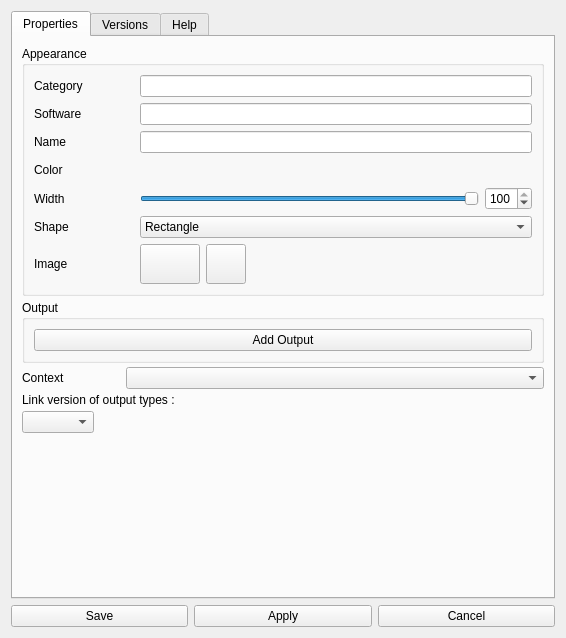
<?xml version="1.0" encoding="UTF-8"?>
<ui version="4.0">
 <class>MainWindow</class>
 <widget class="QDialog" name="MainWindow">
  <property name="geometry">
   <rect>
    <x>0</x>
    <y>0</y>
    <width>566</width>
    <height>638</height>
   </rect>
  </property>
  <property name="windowTitle">
   <string>Pypeline Types Editor</string>
  </property>
  <layout class="QVBoxLayout" name="verticalLayout_6">
   <item>
    <layout class="QHBoxLayout" name="horizontalLayout" stretch="0">
     <property name="spacing">
      <number>6</number>
     </property>
     <item>
      <widget class="QTabWidget" name="tabWidget">
       <property name="currentIndex">
        <number>0</number>
       </property>
       <widget class="QWidget" name="tabProperties">
        <attribute name="title">
         <string>Properties</string>
        </attribute>
        <layout class="QVBoxLayout" name="verticalLayout_7">
         <property name="spacing">
          <number>4</number>
         </property>
         <item>
          <widget class="QGroupBox" name="groupBox_2">
           <property name="title">
            <string>Appearance</string>
           </property>
           <layout class="QVBoxLayout" name="verticalLayout_10">
            <item>
             <layout class="QHBoxLayout" name="horizontalLayout_20">
              <item>
               <widget class="QLabel" name="label_15">
                <property name="minimumSize">
                 <size>
                  <width>100</width>
                  <height>0</height>
                 </size>
                </property>
                <property name="toolTip">
                 <string>Helpfull to order the types in the type area</string>
                </property>
                <property name="text">
                 <string>Category</string>
                </property>
               </widget>
              </item>
              <item>
               <widget class="QLineEdit" name="categoryLineEdit">
                <property name="toolTip">
                 <string>Helpfull to order the types in the type area</string>
                </property>
               </widget>
              </item>
             </layout>
            </item>
            <item>
             <layout class="QHBoxLayout" name="horizontalLayout_18">
              <item>
               <widget class="QLabel" name="label_13">
                <property name="minimumSize">
                 <size>
                  <width>100</width>
                  <height>0</height>
                 </size>
                </property>
                <property name="text">
                 <string>Software</string>
                </property>
               </widget>
              </item>
              <item>
               <widget class="QLineEdit" name="softwareLineEdit"/>
              </item>
             </layout>
            </item>
            <item>
             <layout class="QHBoxLayout" name="horizontalLayout_2">
              <item>
               <widget class="QLabel" name="label">
                <property name="sizePolicy">
                 <sizepolicy hsizetype="Fixed" vsizetype="Preferred">
                  <horstretch>0</horstretch>
                  <verstretch>0</verstretch>
                 </sizepolicy>
                </property>
                <property name="minimumSize">
                 <size>
                  <width>100</width>
                  <height>0</height>
                 </size>
                </property>
                <property name="maximumSize">
                 <size>
                  <width>100</width>
                  <height>16777215</height>
                 </size>
                </property>
                <property name="toolTip">
                 <string>Name of the type</string>
                </property>
                <property name="text">
                 <string>Name</string>
                </property>
               </widget>
              </item>
              <item>
               <widget class="QLineEdit" name="nameLineEdit">
                <property name="toolTip">
                 <string>Name of the type</string>
                </property>
                <property name="statusTip">
                 <string/>
                </property>
               </widget>
              </item>
             </layout>
            </item>
            <item>
             <layout class="QHBoxLayout" name="horizontalLayout_7">
              <item>
               <widget class="QLabel" name="colorLabel">
                <property name="minimumSize">
                 <size>
                  <width>100</width>
                  <height>0</height>
                 </size>
                </property>
                <property name="maximumSize">
                 <size>
                  <width>100</width>
                  <height>16777215</height>
                 </size>
                </property>
                <property name="toolTip">
                 <string>Color of the type visible in the links, the type area and for a non-image shape</string>
                </property>
                <property name="text">
                 <string>Color</string>
                </property>
               </widget>
              </item>
              <item>
               <widget class="QPushButton" name="colorButton">
                <property name="toolTip">
                 <string>Color of the type visible in the links, the type area and for a non-image shape</string>
                </property>
                <property name="text">
                 <string/>
                </property>
                <property name="flat">
                 <bool>true</bool>
                </property>
               </widget>
              </item>
             </layout>
            </item>
            <item>
             <layout class="QHBoxLayout" name="horizontalLayout_22">
              <item>
               <widget class="QLabel" name="label_17">
                <property name="minimumSize">
                 <size>
                  <width>100</width>
                  <height>0</height>
                 </size>
                </property>
                <property name="text">
                 <string>Width</string>
                </property>
               </widget>
              </item>
              <item>
               <widget class="QSlider" name="widthSlider">
                <property name="minimum">
                 <number>20</number>
                </property>
                <property name="maximum">
                 <number>100</number>
                </property>
                <property name="value">
                 <number>100</number>
                </property>
                <property name="orientation">
                 <enum>Qt::Horizontal</enum>
                </property>
               </widget>
              </item>
              <item>
               <widget class="QSpinBox" name="widthSpinBox">
                <property name="minimum">
                 <number>20</number>
                </property>
                <property name="maximum">
                 <number>100</number>
                </property>
                <property name="value">
                 <number>100</number>
                </property>
               </widget>
              </item>
             </layout>
            </item>
            <item>
             <layout class="QHBoxLayout" name="horizontalLayout_8" stretch="0,0">
              <item>
               <widget class="QLabel" name="label_6">
                <property name="minimumSize">
                 <size>
                  <width>100</width>
                  <height>0</height>
                 </size>
                </property>
                <property name="maximumSize">
                 <size>
                  <width>100</width>
                  <height>16777215</height>
                 </size>
                </property>
                <property name="toolTip">
                 <string>Shape of the the node</string>
                </property>
                <property name="text">
                 <string>Shape</string>
                </property>
               </widget>
              </item>
              <item>
               <widget class="QComboBox" name="shapeComboBox">
                <property name="minimumSize">
                 <size>
                  <width>200</width>
                  <height>0</height>
                 </size>
                </property>
                <property name="toolTip">
                 <string>Shape of the the node</string>
                </property>
                <item>
                 <property name="text">
                  <string>Rectangle</string>
                 </property>
                </item>
                <item>
                 <property name="text">
                  <string>Circle</string>
                 </property>
                </item>
                <item>
                 <property name="text">
                  <string>Image</string>
                 </property>
                </item>
               </widget>
              </item>
             </layout>
            </item>
            <item>
             <widget class="QWidget" name="imageWidget" native="true">
              <layout class="QHBoxLayout" name="horizontalLayout_21">
               <property name="leftMargin">
                <number>0</number>
               </property>
               <property name="topMargin">
                <number>0</number>
               </property>
               <property name="rightMargin">
                <number>0</number>
               </property>
               <property name="bottomMargin">
                <number>0</number>
               </property>
               <item>
                <widget class="QLabel" name="label_11">
                 <property name="minimumSize">
                  <size>
                   <width>100</width>
                   <height>0</height>
                  </size>
                 </property>
                 <property name="text">
                  <string>Image</string>
                 </property>
                </widget>
               </item>
               <item>
                <widget class="QPushButton" name="shapeButton">
                 <property name="minimumSize">
                  <size>
                   <width>60</width>
                   <height>40</height>
                  </size>
                 </property>
                 <property name="text">
                  <string/>
                 </property>
                </widget>
               </item>
               <item>
                <widget class="QPushButton" name="deleteIconButton">
                 <property name="minimumSize">
                  <size>
                   <width>0</width>
                   <height>40</height>
                  </size>
                 </property>
                 <property name="text">
                  <string/>
                 </property>
                </widget>
               </item>
               <item>
                <spacer name="horizontalSpacer_2">
                 <property name="orientation">
                  <enum>Qt::Horizontal</enum>
                 </property>
                 <property name="sizeHint" stdset="0">
                  <size>
                   <width>40</width>
                   <height>20</height>
                  </size>
                 </property>
                </spacer>
               </item>
              </layout>
             </widget>
            </item>
           </layout>
          </widget>
         </item>
         <item>
          <widget class="QGroupBox" name="groupBox">
           <property name="title">
            <string>Output</string>
           </property>
           <layout class="QVBoxLayout" name="verticalLayout_9">
            <item>
             <layout class="QVBoxLayout" name="outputLayout"/>
            </item>
            <item>
             <widget class="QPushButton" name="addOutputButton">
              <property name="text">
               <string>Add Output</string>
              </property>
             </widget>
            </item>
           </layout>
          </widget>
         </item>
         <item>
          <layout class="QHBoxLayout" name="horizontalLayout_15" stretch="0,1">
           <item>
            <widget class="QLabel" name="label_10">
             <property name="minimumSize">
              <size>
               <width>100</width>
               <height>0</height>
              </size>
             </property>
             <property name="text">
              <string>Context</string>
             </property>
            </widget>
           </item>
           <item>
            <widget class="QComboBox" name="contextComboBox"/>
           </item>
          </layout>
         </item>
         <item>
          <widget class="QLabel" name="label_3">
           <property name="toolTip">
            <string>The version number of the node will ba applyed to output nodes of this\ose types</string>
           </property>
           <property name="text">
            <string>Link version of output types :</string>
           </property>
          </widget>
         </item>
         <item>
          <layout class="QHBoxLayout" name="linksLayout">
           <item>
            <widget class="QComboBox" name="linksComboBox">
             <property name="toolTip">
              <string>Versions number will be synchronized between nodes of those types directly connected to this node</string>
             </property>
            </widget>
           </item>
           <item>
            <spacer name="horizontalSpacer">
             <property name="orientation">
              <enum>Qt::Horizontal</enum>
             </property>
             <property name="sizeHint" stdset="0">
              <size>
               <width>40</width>
               <height>20</height>
              </size>
             </property>
            </spacer>
           </item>
          </layout>
         </item>
         <item>
          <spacer name="verticalSpacer">
           <property name="orientation">
            <enum>Qt::Vertical</enum>
           </property>
           <property name="sizeHint" stdset="0">
            <size>
             <width>20</width>
             <height>40</height>
            </size>
           </property>
          </spacer>
         </item>
        </layout>
       </widget>
       <widget class="QWidget" name="tabVersions">
        <attribute name="title">
         <string>Versions</string>
        </attribute>
        <layout class="QVBoxLayout" name="verticalLayout_13">
         <item>
          <layout class="QHBoxLayout" name="horizontalLayout_23" stretch="1,0,0,0">
           <item>
            <widget class="QComboBox" name="versionComboBox"/>
           </item>
           <item>
            <widget class="QPushButton" name="newVersionPushButton">
             <property name="minimumSize">
              <size>
               <width>100</width>
               <height>0</height>
              </size>
             </property>
             <property name="maximumSize">
              <size>
               <width>16777215</width>
               <height>28</height>
              </size>
             </property>
             <property name="text">
              <string>New</string>
             </property>
            </widget>
           </item>
           <item>
            <widget class="QPushButton" name="publishVersionPushButton">
             <property name="minimumSize">
              <size>
               <width>100</width>
               <height>0</height>
              </size>
             </property>
             <property name="maximumSize">
              <size>
               <width>16777215</width>
               <height>28</height>
              </size>
             </property>
             <property name="text">
              <string>Publish</string>
             </property>
            </widget>
           </item>
           <item>
            <widget class="QPushButton" name="deleteVersionPushButton">
             <property name="maximumSize">
              <size>
               <width>30</width>
               <height>28</height>
              </size>
             </property>
             <property name="text">
              <string/>
             </property>
            </widget>
           </item>
          </layout>
         </item>
         <item>
          <widget class="QLineEdit" name="versionCommentLineEdit">
           <property name="font">
            <font>
             <italic>true</italic>
            </font>
           </property>
           <property name="placeholderText">
            <string>Version comment</string>
           </property>
          </widget>
         </item>
         <item>
          <widget class="QTabWidget" name="tabWidget_2">
           <property name="currentIndex">
            <number>0</number>
           </property>
           <widget class="QWidget" name="tab_2">
            <attribute name="title">
             <string>Actions</string>
            </attribute>
            <layout class="QVBoxLayout" name="verticalLayout_14">
             <item>
              <layout class="QHBoxLayout" name="horizontalLayout_16" stretch="0,1">
               <item>
                <layout class="QVBoxLayout" name="verticalLayout">
                 <item>
                  <widget class="QLabel" name="label_4">
                   <property name="text">
                    <string>Actions</string>
                   </property>
                   <property name="alignment">
                    <set>Qt::AlignCenter</set>
                   </property>
                  </widget>
                 </item>
                 <item>
                  <widget class="QListWidget" name="actionListWidget"/>
                 </item>
                 <item>
                  <layout class="QHBoxLayout" name="horizontalLayout_17">
                   <item>
                    <widget class="QPushButton" name="addActionButton">
                     <property name="text">
                      <string/>
                     </property>
                    </widget>
                   </item>
                   <item>
                    <widget class="QPushButton" name="delActionButton">
                     <property name="text">
                      <string/>
                     </property>
                    </widget>
                   </item>
                   <item>
                    <widget class="QPushButton" name="upActionButton">
                     <property name="text">
                      <string/>
                     </property>
                    </widget>
                   </item>
                   <item>
                    <widget class="QPushButton" name="downActionButton">
                     <property name="text">
                      <string/>
                     </property>
                    </widget>
                   </item>
                  </layout>
                 </item>
                </layout>
               </item>
               <item>
                <layout class="QVBoxLayout" name="verticalLayout_2">
                 <item>
                  <layout class="QHBoxLayout" name="horizontalLayout_11">
                   <item>
                    <widget class="QLabel" name="label_7">
                     <property name="minimumSize">
                      <size>
                       <width>80</width>
                       <height>0</height>
                      </size>
                     </property>
                     <property name="toolTip">
                      <string>Menu of the action (use | for submenus)</string>
                     </property>
                     <property name="text">
                      <string>Menu</string>
                     </property>
                    </widget>
                   </item>
                   <item>
                    <widget class="QLineEdit" name="actionMenuLineEdit">
                     <property name="toolTip">
                      <string>Menu of the action (use | for submenus)</string>
                     </property>
                    </widget>
                   </item>
                  </layout>
                 </item>
                 <item>
                  <layout class="QHBoxLayout" name="horizontalLayout_5">
                   <item>
                    <widget class="QLabel" name="label_5">
                     <property name="minimumSize">
                      <size>
                       <width>80</width>
                       <height>0</height>
                      </size>
                     </property>
                     <property name="toolTip">
                      <string>Name of the action</string>
                     </property>
                     <property name="text">
                      <string>Name</string>
                     </property>
                    </widget>
                   </item>
                   <item>
                    <widget class="QLineEdit" name="actionNameLineEdit">
                     <property name="toolTip">
                      <string>Name of the action</string>
                     </property>
                    </widget>
                   </item>
                   <item>
                    <widget class="QCheckBox" name="actionStackCheckBox">
                     <property name="toolTip">
                      <string>Wait til the end of the action before running the next action in the action stack</string>
                     </property>
                     <property name="text">
                      <string>Stack</string>
                     </property>
                     <property name="checked">
                      <bool>true</bool>
                     </property>
                    </widget>
                   </item>
                  </layout>
                 </item>
                 <item>
                  <layout class="QHBoxLayout" name="horizontalLayout_9">
                   <item>
                    <widget class="QLabel" name="label_12">
                     <property name="minimumSize">
                      <size>
                       <width>80</width>
                       <height>0</height>
                      </size>
                     </property>
                     <property name="toolTip">
                      <string>A window will be prompt with this warning to ensure you want to run this action</string>
                     </property>
                     <property name="text">
                      <string>Warning</string>
                     </property>
                    </widget>
                   </item>
                   <item>
                    <widget class="QLineEdit" name="actionWarningLineEdit">
                     <property name="toolTip">
                      <string>A window will be prompt with this warning to ensure you want to run this action</string>
                     </property>
                    </widget>
                   </item>
                  </layout>
                 </item>
                 <item>
                  <layout class="QHBoxLayout" name="horizontalLayout_19">
                   <item>
                    <widget class="QLabel" name="label_14">
                     <property name="minimumSize">
                      <size>
                       <width>80</width>
                       <height>0</height>
                      </size>
                     </property>
                     <property name="toolTip">
                      <string>List of the users who will be able to see and launch the action</string>
                     </property>
                     <property name="text">
                      <string>Users</string>
                     </property>
                    </widget>
                   </item>
                   <item>
                    <widget class="QLineEdit" name="actionUsersLineEdit">
                     <property name="toolTip">
                      <string>List of the users who will be able to see and launch the action</string>
                     </property>
                    </widget>
                   </item>
                  </layout>
                 </item>
                 <item>
                  <layout class="QHBoxLayout" name="actionTextLayout">
                   <property name="spacing">
                    <number>0</number>
                   </property>
                  </layout>
                 </item>
                </layout>
               </item>
              </layout>
             </item>
            </layout>
           </widget>
           <widget class="QWidget" name="tab_3">
            <attribute name="title">
             <string>Parameters</string>
            </attribute>
            <layout class="QVBoxLayout" name="verticalLayout_15">
             <item>
              <layout class="QHBoxLayout" name="horizontalLayout_10" stretch="0,1">
               <item>
                <layout class="QVBoxLayout" name="verticalLayout_4">
                 <item>
                  <widget class="QListWidget" name="paramListWidget">
                   <property name="maximumSize">
                    <size>
                     <width>300</width>
                     <height>16777215</height>
                    </size>
                   </property>
                  </widget>
                 </item>
                 <item>
                  <layout class="QHBoxLayout" name="horizontalLayout_3">
                   <item>
                    <widget class="QPushButton" name="addParamButton"/>
                   </item>
                   <item>
                    <widget class="QPushButton" name="delParamButton"/>
                   </item>
                   <item>
                    <widget class="QPushButton" name="upParamButton"/>
                   </item>
                   <item>
                    <widget class="QPushButton" name="downParamButton"/>
                   </item>
                  </layout>
                 </item>
                </layout>
               </item>
               <item>
                <layout class="QVBoxLayout" name="verticalLayout_3">
                 <property name="spacing">
                  <number>4</number>
                 </property>
                 <item>
                  <layout class="QHBoxLayout" name="horizontalLayout_14">
                   <item>
                    <widget class="QLabel" name="label_8">
                     <property name="minimumSize">
                      <size>
                       <width>100</width>
                       <height>0</height>
                      </size>
                     </property>
                     <property name="toolTip">
                      <string>Name of the parameter. The value of this parameter will be stored in an environment variable with the same name at the execution</string>
                     </property>
                     <property name="text">
                      <string>Name</string>
                     </property>
                    </widget>
                   </item>
                   <item>
                    <widget class="QLineEdit" name="paramNameLineEdit">
                     <property name="toolTip">
                      <string>Name of the parameter. The value of this parameter will be stored in an environment variable with the same name at the execution</string>
                     </property>
                    </widget>
                   </item>
                  </layout>
                 </item>
                 <item>
                  <layout class="QHBoxLayout" name="horizontalLayout_4" stretch="0,1">
                   <item>
                    <widget class="QLabel" name="label_2">
                     <property name="minimumSize">
                      <size>
                       <width>100</width>
                       <height>0</height>
                      </size>
                     </property>
                     <property name="text">
                      <string>Type</string>
                     </property>
                    </widget>
                   </item>
                   <item>
                    <widget class="QComboBox" name="paramTypeComboBox">
                     <item>
                      <property name="text">
                       <string>Bool</string>
                      </property>
                     </item>
                     <item>
                      <property name="text">
                       <string>Int</string>
                      </property>
                     </item>
                     <item>
                      <property name="text">
                       <string>Float</string>
                      </property>
                     </item>
                     <item>
                      <property name="text">
                       <string>String</string>
                      </property>
                     </item>
                     <item>
                      <property name="text">
                       <string>Text</string>
                      </property>
                     </item>
                     <item>
                      <property name="text">
                       <string>Python</string>
                      </property>
                     </item>
                     <item>
                      <property name="text">
                       <string>File</string>
                      </property>
                     </item>
                     <item>
                      <property name="text">
                       <string>Enum</string>
                      </property>
                     </item>
                    </widget>
                   </item>
                  </layout>
                 </item>
                 <item>
                  <widget class="QLineEdit" name="enumLineEdit"/>
                 </item>
                 <item>
                  <layout class="QHBoxLayout" name="horizontalLayout_13" stretch="0,1">
                   <item>
                    <widget class="QLabel" name="label_9">
                     <property name="minimumSize">
                      <size>
                       <width>100</width>
                       <height>0</height>
                      </size>
                     </property>
                     <property name="toolTip">
                      <string>If editable, the value of this parameter will be visible and stored in the node. If not the value will be invisible and not fixed in the type</string>
                     </property>
                     <property name="text">
                      <string>Editable</string>
                     </property>
                    </widget>
                   </item>
                   <item>
                    <widget class="QCheckBox" name="paramVisibleCheckBox">
                     <property name="toolTip">
                      <string>If editable, the value of this parameter will be visible and stored in the node. If not the value will be invisible and not fixed in the type</string>
                     </property>
                     <property name="text">
                      <string/>
                     </property>
                     <property name="checked">
                      <bool>true</bool>
                     </property>
                    </widget>
                   </item>
                  </layout>
                 </item>
                 <item>
                  <layout class="QHBoxLayout" name="horizontalLayout_24" stretch="0,1">
                   <item>
                    <widget class="QLabel" name="advancedLabel">
                     <property name="minimumSize">
                      <size>
                       <width>100</width>
                       <height>0</height>
                      </size>
                     </property>
                     <property name="text">
                      <string>Advanced</string>
                     </property>
                    </widget>
                   </item>
                   <item>
                    <widget class="QCheckBox" name="advancedCheckBox">
                     <property name="text">
                      <string/>
                     </property>
                    </widget>
                   </item>
                  </layout>
                 </item>
                 <item>
                  <widget class="Line" name="line_2">
                   <property name="orientation">
                    <enum>Qt::Horizontal</enum>
                   </property>
                  </widget>
                 </item>
                 <item>
                  <widget class="QLabel" name="paramDefaultLabel">
                   <property name="text">
                    <string>Default Value</string>
                   </property>
                  </widget>
                 </item>
                 <item>
                  <layout class="QHBoxLayout" name="paramTextLayout">
                   <property name="spacing">
                    <number>0</number>
                   </property>
                  </layout>
                 </item>
                </layout>
               </item>
              </layout>
             </item>
            </layout>
           </widget>
           <widget class="QWidget" name="tabScript">
            <attribute name="title">
             <string>Head Script</string>
            </attribute>
            <layout class="QVBoxLayout" name="verticalLayout_5"/>
           </widget>
          </widget>
         </item>
        </layout>
       </widget>
       <widget class="QWidget" name="tabHelp">
        <attribute name="title">
         <string>Help</string>
        </attribute>
        <layout class="QVBoxLayout" name="verticalLayout_12">
         <property name="spacing">
          <number>4</number>
         </property>
         <item>
          <widget class="QLabel" name="label_16">
           <property name="font">
            <font>
             <italic>false</italic>
            </font>
           </property>
           <property name="text">
            <string>Tooltip with markdown syntax :</string>
           </property>
          </widget>
         </item>
         <item>
          <widget class="QPlainTextEdit" name="helpTextEdit">
           <property name="toolTip">
            <string>Tooltip of the type in the type area. Use markdown encoding to customize appearence</string>
           </property>
          </widget>
         </item>
        </layout>
       </widget>
      </widget>
     </item>
    </layout>
   </item>
   <item>
    <layout class="QHBoxLayout" name="horizontalLayout_12">
     <item>
      <widget class="QPushButton" name="saveButton">
       <property name="text">
        <string>Save</string>
       </property>
      </widget>
     </item>
     <item>
      <widget class="QPushButton" name="applyButton">
       <property name="text">
        <string>Apply</string>
       </property>
      </widget>
     </item>
     <item>
      <widget class="QPushButton" name="closeButton">
       <property name="text">
        <string>Cancel</string>
       </property>
      </widget>
     </item>
    </layout>
   </item>
  </layout>
 </widget>
 <resources/>
 <connections/>
</ui>
